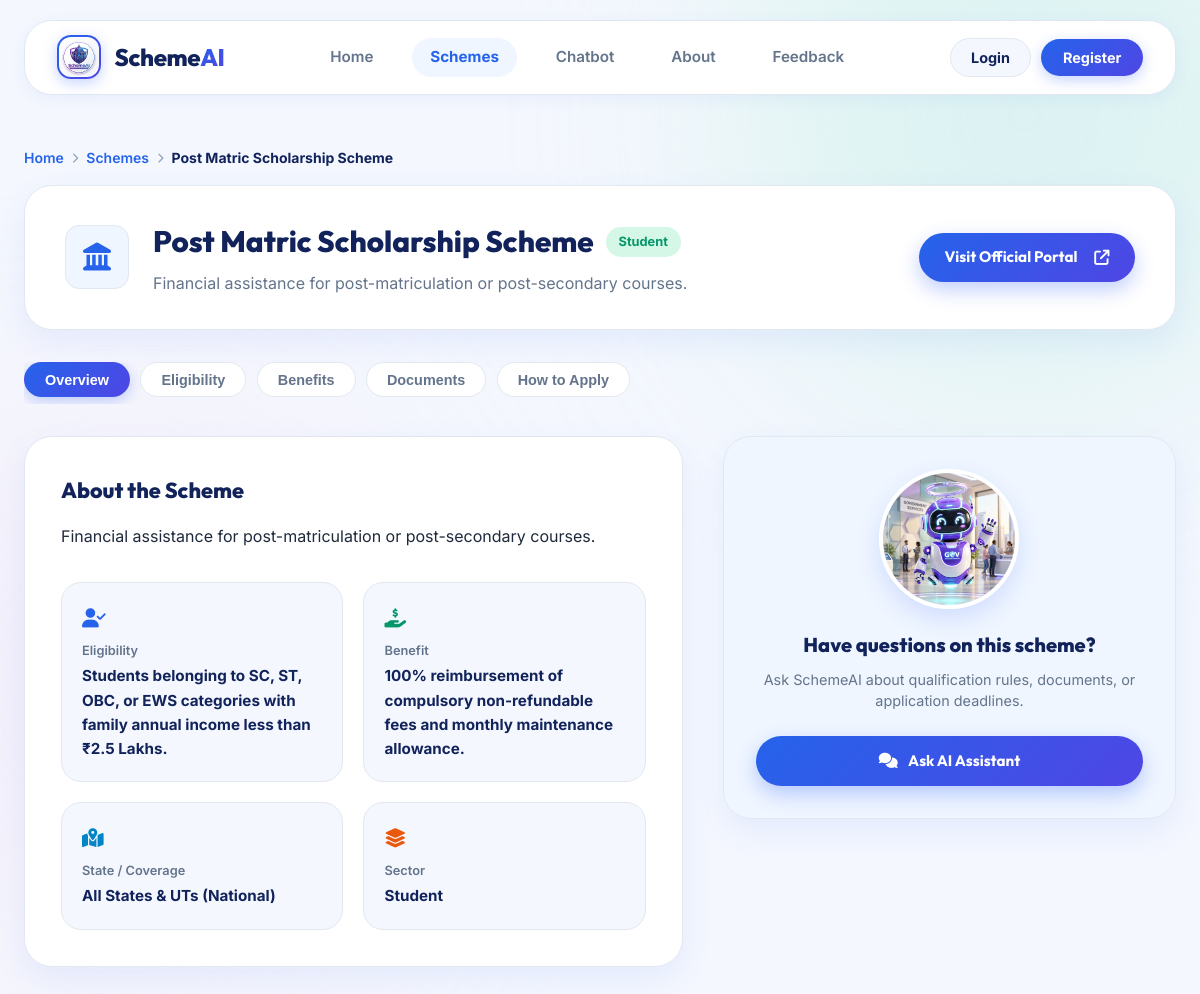
Screenshot of /schemes/2 with the database file from the repository.
### tables this page shows
CREATE TABLE schemes (
            id INTEGER PRIMARY KEY AUTOINCREMENT,
            name TEXT UNIQUE NOT NULL,
            category TEXT NOT NULL, -- 'student', 'farmer', 'women', 'senior_citizen', 'unemployed', 'differently_abled'
            description TEXT NOT NULL,
            eligibility TEXT NOT NULL,
            benefits TEXT NOT NULL,
            required_documents TEXT NOT NULL,
            portal_link TEXT NOT NULL
        , state TEXT, sector TEXT);

### app.py (the view)
@app.route('/schemes/<int:scheme_id>')
def scheme_details(scheme_id):
    logged_in = 'user_id' in session
    username = session.get('username')
    scheme = get_scheme_by_id(scheme_id)
    if not scheme:
        return redirect(url_for('schemes_catalog'))
    return render_template(
        'scheme_details.html',
        scheme=scheme,
        logged_in=logged_in,
        username=username
    )

### utils/db.py (called while the page is built)
def get_db_connection():
    conn = sqlite3.connect(DATABASE_PATH)
    conn.row_factory = sqlite3.Row  # Returns rows as dictionary-like objects
    return conn

def get_scheme_by_id(scheme_id):
    conn = get_db_connection()
    cursor = conn.cursor()
    cursor.execute("SELECT * FROM schemes WHERE id = ?", (scheme_id,))
    row = cursor.fetchone()
    conn.close()
    return dict(row) if row else None

### templates/scheme_details.html (shortened to what this page needs)
<!DOCTYPE html>
<html lang="en">
<head>
    <link rel="stylesheet" href="https://cdnjs.cloudflare.com/ajax/libs/font-awesome/6.4.0/css/all.min.css">
    <link rel="stylesheet" href="{{ url_for('static', filename='css/style.css') }}?v=16">
</head>
<body class="public-page">
    <div class="page-container" style="max-width: 1280px;">
        <header class="navbar" style="margin-top: 1.25rem;">
            <a href="/" class="brand">
                <div class="brand-logo">
                    <img src="{{ url_for('static', filename='images/logo.jpg') }}" alt="SchemeAI Logo" class="brand-logo-img">
                </div>
                <span class="brand-name">Scheme<span>AI</span></span>
            </a>
            <nav class="nav-links">
                <a href="/" class="nav-item">Home</a>
                <a href="{{ url_for('schemes_catalog') }}" class="nav-item active">Schemes</a>
                <a href="{{ url_for('chat_workspace') }}" class="nav-item">Chatbot</a>
                <a href="/about" class="nav-item">About</a>
                <a href="/feedback" class="nav-item">Feedback</a>
            </nav>
            <div class="nav-actions">
                {% if logged_in %}
                    <a href="{{ url_for('user_profile') }}" class="user-pill-btn">
                        <i class="fa-solid fa-circle-user"></i>
                        <span>{{ username }}</span>
                    </a>
                    <a href="{{ url_for('logout') }}" class="btn-nav-logout" title="Logout">
                        <i class="fa-solid fa-arrow-right-from-bracket"></i>
                    </a>
                {% else %}
                    <a href="{{ url_for('login') }}" class="btn-nav-login-light">Login</a>
                    <a href="{{ url_for('register') }}" class="btn-nav-register-light">Register</a>
                {% endif %}
            </div>
        </header>
        <div style="display: flex; align-items: center; gap: 0.5rem; font-size: 0.875rem; color: var(--text-secondary); margin: 1.5rem 0 1rem 0;">
            <a href="/" style="color: var(--primary-purple); text-decoration: none; font-weight: 600;">Home</a>
            <i class="fa-solid fa-chevron-right" style="font-size: 0.65rem; color: #94A3B8;"></i>
            <a href="{{ url_for('schemes_catalog') }}" style="color: var(--primary-purple); text-decoration: none; font-weight: 600;">Schemes</a>
            <i class="fa-solid fa-chevron-right" style="font-size: 0.65rem; color: #94A3B8;"></i>
            <span style="color: var(--deep-purple); font-weight: 700;">{{ scheme.name }}</span>
        </div>
        <div style="background: var(--white); border: 1.5px solid var(--border-color); border-radius: var(--radius-xl); padding: 2rem 2.5rem; box-shadow: var(--shadow-card); display: flex; justify-content: space-between; align-items: center; gap: 2rem; margin-bottom: 2rem; flex-wrap: wrap;">
            <div style="display: flex; align-items: center; gap: 1.5rem;">
                <div style="width: 64px; height: 64px; border-radius: var(--radius-md); background: #F0F6FF; border: 1.5px solid var(--border-color); display: flex; align-items: center; justify-content: center; font-size: 1.75rem; color: var(--primary-purple); flex-shrink: 0;">
                    <i class="fa-solid fa-landmark"></i>
                </div>
                <div>
                    <div style="display: flex; align-items: center; gap: 0.75rem; margin-bottom: 0.35rem; flex-wrap: wrap;">
                        <h1 style="font-family: var(--font-heading); font-size: 1.85rem; font-weight: 800; color: var(--deep-purple);">
                            {{ scheme.name }}
                        </h1>
                        <span style="background: #D4F7E7; color: #059669; font-weight: 700; font-size: 0.8rem; padding: 0.3rem 0.8rem; border-radius: var(--radius-pill);">
                            {{ scheme.category|replace('_', ' ')|title }}
                        </span>
                    </div>
                    <p style="color: var(--text-secondary); font-size: 1rem;">
                        {{ scheme.description }}
                    </p>
                </div>
            </div>
            {% if scheme.portal_link %}
            <a href="{{ scheme.portal_link }}" target="_blank" class="btn btn-primary" style="padding: 0.75rem 1.6rem; border-radius: var(--radius-pill); white-space: nowrap; text-decoration: none;">
                <span>Visit Official Portal</span>
                <i class="fa-solid fa-arrow-up-right-from-square" style="margin-left: 0.4rem;"></i>
            </a>
            {% endif %}
        </div>
        <div style="display: flex; gap: 0.65rem; margin-bottom: 2rem; overflow-x: auto; padding-bottom: 0.4rem;">
            <button class="filter-pill active" onclick="switchTab('overview')">Overview</button>
            <button class="filter-pill" onclick="switchTab('eligibility')">Eligibility</button>
            <button class="filter-pill" onclick="switchTab('benefits')">Benefits</button>
            <button class="filter-pill" onclick="switchTab('documents')">Documents</button>
            <button class="filter-pill" onclick="switchTab('apply')">How to Apply</button>
        </div>
        <div class="scheme-details-split-grid">
            <div>
                <div id="tab-overview" class="tab-pane" style="background: var(--white); border: 1.5px solid var(--border-color); border-radius: var(--radius-xl); padding: 2.25rem; box-shadow: var(--shadow-card); margin-bottom: 2rem;">
                    <h3 style="font-family: var(--font-heading); font-size: 1.35rem; font-weight: 800; color: var(--deep-purple); margin-bottom: 1rem;">
                        About the Scheme
                    </h3>
                    <p style="color: var(--text-main); font-size: 1rem; line-height: 1.7; margin-bottom: 2rem;">
                        {{ scheme.description }}
                    </p>
                    <div class="scheme-criteria-2x2-grid">
                        <div style="background: #F4F7FE; border: 1.5px solid var(--border-color); border-radius: var(--radius-lg); padding: 1.25rem;">
                            <div style="color: var(--primary-purple); font-size: 1.2rem; margin-bottom: 0.4rem;">
                                <i class="fa-solid fa-user-check"></i>
                            </div>
                            <div style="font-size: 0.8rem; font-weight: 600; color: var(--text-secondary);">Eligibility</div>
                            <div style="font-weight: 700; color: var(--deep-purple); font-size: 0.95rem; margin-top: 0.2rem;">
                                {{ scheme.eligibility or 'Eligible Indian citizens' }}
                            </div>
                        </div>
                        <div style="background: #F4F7FE; border: 1.5px solid var(--border-color); border-radius: var(--radius-lg); padding: 1.25rem;">
                            <div style="color: #059669; font-size: 1.2rem; margin-bottom: 0.4rem;">
                                <i class="fa-solid fa-hand-holding-dollar"></i>
                            </div>
                            <div style="font-size: 0.8rem; font-weight: 600; color: var(--text-secondary);">Benefit</div>
                            <div style="font-weight: 700; color: var(--deep-purple); font-size: 0.95rem; margin-top: 0.2rem;">
                                {{ scheme.benefits or 'Direct government welfare grant' }}
                            </div>
                        </div>
                        <div style="background: #F4F7FE; border: 1.5px solid var(--border-color); border-radius: var(--radius-lg); padding: 1.25rem;">
                            <div style="color: #0284C7; font-size: 1.2rem; margin-bottom: 0.4rem;">
                                <i class="fa-solid fa-map-location-dot"></i>
                            </div>
                            <div style="font-size: 0.8rem; font-weight: 600; color: var(--text-secondary);">State / Coverage</div>
                            <div style="font-weight: 700; color: var(--deep-purple); font-size: 0.95rem; margin-top: 0.2rem;">
                                All States &amp; UTs (National)
                            </div>
                        </div>
                        <div style="background: #F4F7FE; border: 1.5px solid var(--border-color); border-radius: var(--radius-lg); padding: 1.25rem;">
                            <div style="color: #EA580C; font-size: 1.2rem; margin-bottom: 0.4rem;">
                                <i class="fa-solid fa-layer-group"></i>
                            </div>
                            <div style="font-size: 0.8rem; font-weight: 600; color: var(--text-secondary);">Sector</div>
                            <div style="font-weight: 700; color: var(--deep-purple); font-size: 0.95rem; margin-top: 0.2rem;">
                                {{ scheme.category|replace('_', ' ')|title }}
                            </div>
                        </div>
                    </div>
                </div>
            </div>
            <div>
                <div style="background: linear-gradient(145deg, #F0F6FF 0%, #EFF6FF 100%); border: 1.5px solid var(--border-color); border-radius: var(--radius-xl); padding: 2rem; box-shadow: var(--shadow-card); text-align: center; margin-bottom: 2rem;">
                    <div style="width: 140px; height: 140px; border-radius: 50%; overflow: hidden; margin: 0 auto 1.25rem auto; border: 4px solid var(--white); box-shadow: 0 10px 24px rgba(32, 84, 246, 0.15);">
                        <img src="{{ url_for('static', filename='images/robot_mascot.jpg') }}?v=16" alt="SchemeAI Bot" style="width: 100%; height: 100%; object-fit: cover;">
                    </div>
                    <h4 style="font-family: var(--font-heading); font-size: 1.25rem; font-weight: 800; color: var(--deep-purple); margin-bottom: 0.5rem;">
                        Have questions on this scheme?
                    </h4>
                    <p style="color: var(--text-secondary); font-size: 0.9rem; line-height: 1.5; margin-bottom: 1.5rem;">
                        Ask SchemeAI about qualification rules, documents, or application deadlines.
                    </p>
                    <a href="/chat" class="btn btn-primary" style="width: 100%; border-radius: var(--radius-pill); text-decoration: none;">
                        <i class="fa-solid fa-comments"></i> Ask AI Assistant
                    </a>
                </div>
            </div>
        </div>
    </div>
</body>
</html>

### rows the page displays
schemes: name "Post Matric Scholarship Scheme", category "Student", description "Financial assistance for post-matriculation or post-secondary courses.", eligibility "Students belonging to SC, ST, OBC, or EWS categories with family annual income less than ₹2.5 Lakhs.", benefits "100% reimbursement of compulsory non-refundable fees and monthly maintenance allowance."
